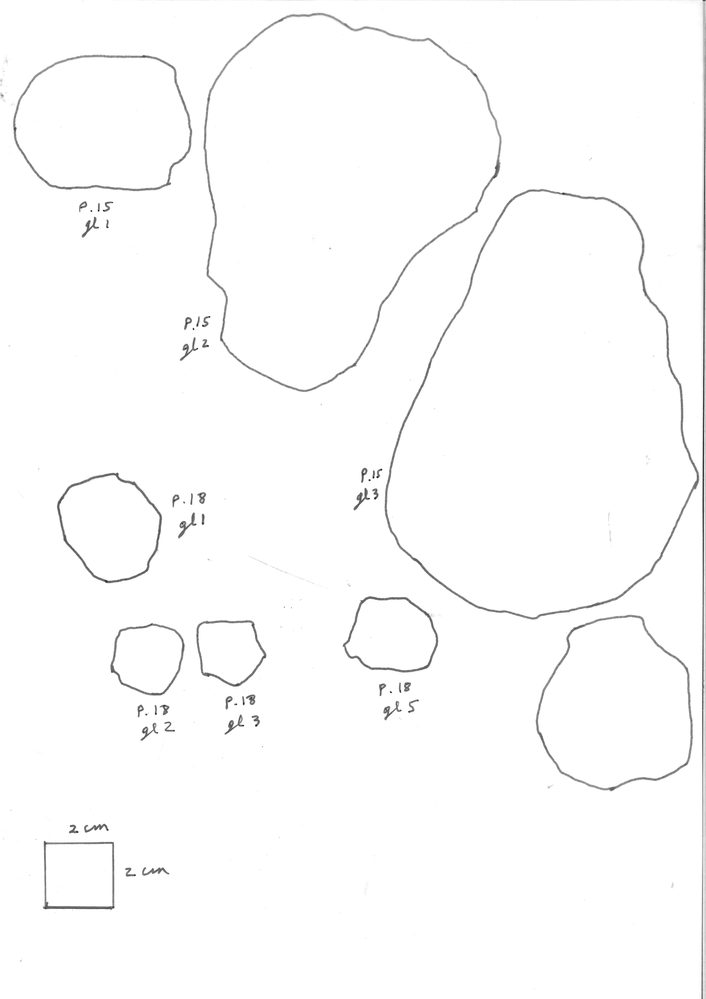
#> input picture testImages/Planimeter.png, 706 x 999 px, shrunk from 4961 x 7016 before the run, found by its file name
$ python labelisation.py
#> lines starting #> are read from the running program, lines starting #| are printed output that depends on the picture; after the words box and inside, x2 and y2 are one past the last pixel; in counts of white or black regions, pixels touching at a corner belong together
import cv2 as cv
import numpy as np
import matplotlib.pyplot as plt
import math
import copy
import time

def pixel_neighborhood(image,mask_dimension,actual_pixel_x,actual_pixel_y):
    actual_pixel = image[actual_pixel_x][actual_pixel_y]
    new_matrix = [[None for i in range(mask_dimension)]
                    for j in range(mask_dimension)]

    matrix_index = int((mask_dimension-1)/2)
    line = 2*matrix_index
    column = 0
    for i in range(-matrix_index,2*matrix_index,1):
        for j in reversed(range(-matrix_index,2*matrix_index,1)):
            try:
                if actual_pixel_x+i < 0 or actual_pixel_y+j < 0:
                    pass
                else:
                    new_matrix[line][column] = image[actual_pixel_x+i][actual_pixel_y+j]
                    line-=1
                    if line < 0 :
                        line = 2*matrix_index
            except Exception as e:
                new_matrix[line][column] = None
        column += 1
        if  column > 2*matrix_index:
            column = 0

    return new_matrix

def erosion_image(binarized_image):
    eros_image = np.copy(binarized_image)
    option = 'cross'
    for (i,row) in enumerate(binarized_image):
        for (j,pixel) in enumerate(row):
            if pixel == 0:
                try:
                    neighborhood_matrix = pixel_neighborhood(binarized_image, 3, i, j)
                    if option == 'cross':
                        neighborhood_matrix[0][0] = None
                        neighborhood_matrix[0][2] = None
                        neighborhood_matrix[2][0] = None
                        neighborhood_matrix[2][2] = None

                    values = neighborhood_matrix[0] + neighborhood_matrix[1] + neighborhood_matrix[2]
                    if all(((element == 0) or (element == None) for element in values)):
                        pass
                    else:
                        eros_image[i][j] = 255
                except Exception as e :
                    input(e)
    return eros_image

#image = cv.imread("Exercices\\testImages\\Planimeter.png")
image = cv.imread('C:/Users/yassi/Documents/GitHub/TraitementImage/testImages/Planimeter.png')
#> image is the input picture: shape (999, 706, 3); min 10, max 255, mean 252.2
#image = cv.imread('C:/Users/yassi/Documents/GitHub/TraitementImage/testImages/ExemenImg.png')
scale_percent = 10
width = int(image.shape[1] * scale_percent / 100)
#> width = 70
height = int(image.shape[0] * scale_percent / 100)
#> height = 99
dsize = (width, height)
#> dsize = (70, 99)
output = cv.resize(image, dsize)
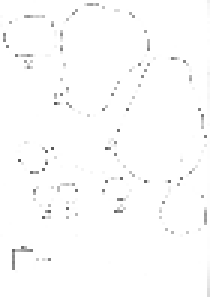
#> output: shape (99, 70, 3) (shown 3 times larger); min 88, max 255, mean 252.4

grayed_image = cv.cvtColor(output, cv.COLOR_BGR2GRAY)

ret, binarized_image = cv.threshold(grayed_image, 180, 255,
                                   cv.THRESH_BINARY)
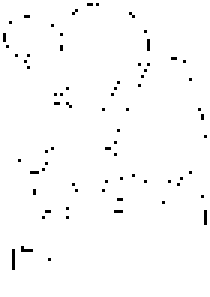
#> binarized_image: shape (99, 70) (shown 3 times larger); 98.4% white; black in thin lines or dots, all inside (x1, y1, x2, y2) = (1, 1, 69, 90)

cv.imshow("binarized_image",binarized_image)

# Création d'une matrice qui va contenir tous les labels
rows_length = binarized_image.shape[0]
#> rows_length = 99
columns_length = binarized_image.shape[1]
#> columns_length = 70

l = [ [ None for i in range(columns_length) ] for j in range(rows_length) ]

labelized_image= np.array([np.array(xi) for xi in l])

# Creating kernel
kernel = np.ones((3, 3), np.uint8)


square_ref_image = output[int(rows_length/1.19):,:int(columns_length/4)]
cv.imshow("square_ref_image", square_ref_image)
cv.waitKey(0)
square_ref_image_binarized = binarized_image[int(rows_length/1.19):,:int(columns_length/4)]
cv.imshow("square_ref_image_binarized", square_ref_image_binarized)
cv.waitKey(0)

pixel_counter = 0
pixel_counter_tmp = 0
# On determine longueur du côté du carré
for (i,row) in enumerate(square_ref_image_binarized):
    for (j,pixel) in enumerate(row):
        if pixel == 0:
            pixel_counter_tmp += 1
    if pixel_counter_tmp > pixel_counter :
        pixel_counter = pixel_counter_tmp
        kept_row_index = i
    pixel_counter_tmp = 0
#> this loop made 16 passes
#> (pixel_counter, kept_row_index) on pass 1: (5, 0)
#> after the loop, kept_row_index = 0; pixel_counter = 5


print("Un côté de 2 cm vaut : ",pixel_counter,"pixels")
#| Un côté de 2 cm vaut :  5 pixels
pixel_cote = 2/pixel_counter
#> pixel_cote = 0.4


# On labelise les objets
same_labels = []
objects_counter = 0

for (i,row) in enumerate(binarized_image):
    for(j,pixel) in enumerate(row):
        if pixel == 0 :
            # Check voisinage
            neighborhood_labelized_matrix = pixel_neighborhood(labelized_image,3,i,j)
            neighborhood_labelized_matrix = neighborhood_labelized_matrix[:-1] # On enlève la dernière ligne
            neighborhood_labelized_matrix[0][0] = None # Haut gauche
            neighborhood_labelized_matrix[0][2] = None # Haut droite
            neighborhood_labelized_matrix[1][1] = None # Milieu
            neighborhood_labelized_matrix[1][2] = None # Droit

            neighborhood_values = []
            for r in neighborhood_labelized_matrix :
                neighborhood_values += r

            # On supprime les None
            neighborhood_values = [ i for i in neighborhood_values if i!=None ]

            if len(neighborhood_values) > 0:
                neighborhood_values = list(set(neighborhood_values))

                labelized_image[i][j] = min(neighborhood_values)

                # On fait le lien entre les labels dans la liste, puisqu'ils sont équivalents
                found_sublist = False
                for val in neighborhood_values:
                    for (k,subList) in enumerate(same_labels):
                        if val in subList:
                            found_sublist = True
                            same_labels[k] = list(set(same_labels[k] + neighborhood_values))
                            for (l,subList) in enumerate(same_labels):
                                if l != k and any(i in same_labels[k] for i in subList) :
                                    same_labels[k] = list(set(same_labels[k] + same_labels[l]))
                                    same_labels[l].clear()
                            break
                    else:
                        continue
                    break

            else:
                objects_counter += 1
                labelized_image[i][j] = objects_counter
                same_labels.append([objects_counter])
#> this loop made 99 passes
#> after the loop, found_sublist = True; objects_counter = 75; same_labels = 75 items, first 6: [1], [2], [3], [4], [5], [6]

class Label:
    def __init__(self,label):
        self.label = label
        self.from_row = None
        self.from_column = None
        self.to_row = None
        self.to_column = None
        self.pixels_count_inside = 0
        self.color = None


indices_labels  = [] # Va contenir les labels minium de chaque liste de labels communs
#> indices_labels = []
labels = [] # Va contenir les classes Label qui contiendront les cadres de délimitations
colors = [] # Va contenir des couleurs aléatoires attribuées à chaque objet

for (i,row) in enumerate(labelized_image):
    for(j,label) in enumerate(row):
        if label != None:
            for same_label in same_labels:
                if len(same_label) > 0 :
                    if label in same_label:
                        labelized_image[i][j] = min(same_label)

for same_label in same_labels:
    if len(same_label) > 0 :
        kept_min_label = min(same_label)
        new_label = Label(kept_min_label)
        labels.append(new_label)
        indices_labels.append(kept_min_label)
        color1 = (list(np.random.choice(range(256), size=3)))
        color =[int(color1[0]), int(color1[1]), int(color1[2])]
        colors.append(color)
        new_label.color = color
#> this loop made 75 passes
#> (same_label, new_label.color) on passes 1 to 12: ([1], [172, 47, 117]), ([2], [192, 67, 251]), ([3], [195, 103, 9]), ([4], [211, 21, 242]), ([5], [36, 87, 70]), ([6], [216, 88, 140]), ([7], [58, 193, 230]), ([8], [39, 87, 174]), ([9], [88, 81, 165]), ([10], [25, 77, 72]), ([11], [9, 148, 115]), ([12], [208, 243, 197])
#> new_label.color on passes 61 to 66: [43, 104, 11], [2, 51, 80], [32, 182, 128], [38, 19, 174], [42, 115, 184], [188, 232, 77]

for (i,row) in enumerate(labelized_image):
    for(j,label) in enumerate(row):
        if label != None:
            count = np.count_nonzero(labelized_image == label)
            ok = indices_labels.index(label)
            color = colors[indices_labels.index(label)]
            output[i][j] = color
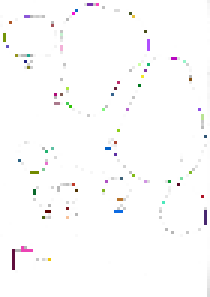
#> output: shape (99, 70, 3) (shown 3 times larger); 1.56% of pixels changed, all inside (x1, y1, x2, y2) = (1, 1, 69, 90)

cv.imshow("Image", output)
cv.waitKey(0)

for (i,row) in enumerate(labelized_image):
    for(j,label) in enumerate(row):
        if label != None:
            index = indices_labels.index(label)
            if labels[index].from_row == None or i < labels[index].from_row  :
                labels[index].from_row = i

            elif labels[index].to_row == None or i > labels[index].to_row :
                labels[index].to_row = i

            if labels[index].from_column == None or j < labels[index].from_column:
                labels[index].from_column = j
            elif labels[index].to_column == None or j > labels[index].to_column :
                labels[index].to_column = j

kept_labels = []

# Calcul des surfaces en croppant ( carré, on ne suit pas exactement la forme)
start = time.time()
for (i,label) in enumerate(labels):
    if None not in [label.from_row,label.to_row,label.from_column,label.to_column] :
        if label.to_row-label.from_row > 40 and label.to_column-label.from_column > 40:
            height = label.to_row-label.from_row
            width = label.to_column-label.from_column
            labels[i].pixels_count_inside = width * height
            surface = (width * height) * (pixel_cote * pixel_cote)
            image_label = output[label.from_row:label.to_row,label.from_column:label.to_column]
            cv.imshow("Label : "+ str(surface)+" cm^2", image_label)
            cv.waitKey(0)
    else:
        labels[i] = None
#> this loop made 75 passes

cv.imshow("Image", output)
cv.waitKey(0)
end = time.time()
elapsed = end - start
print(f'Temps d\'exécution : {elapsed:.2}ms')

$ run again, with testImages/Sudoko.PNG copied over testImages/Planimeter.png
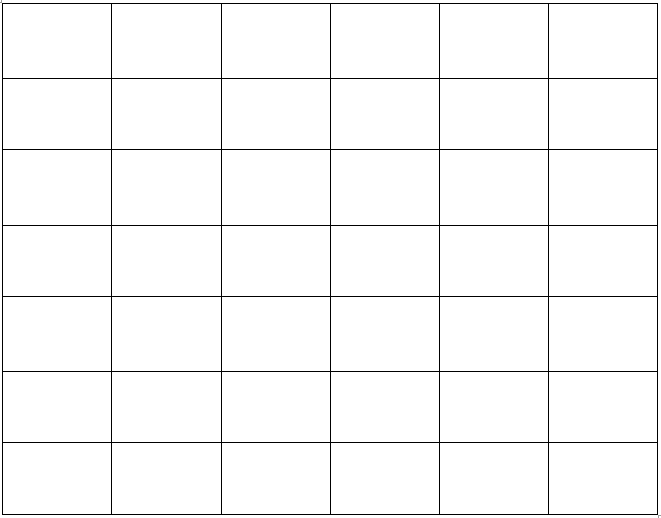
#> input picture testImages/Sudoko.PNG, 661 x 518 px, found by its file name
#> image is the input picture: shape (518, 661, 3); min 0, max 255, mean 248.5
#> `ret, binarized_image = cv.threshold(grayed_image, 180, 255, cv.THRESH_..`:
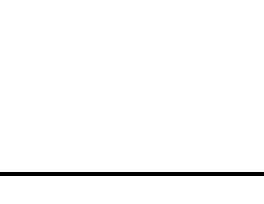
#> binarized_image: shape (51, 66) (shown 4 times larger); 98% white; black in thin lines or dots, all inside (x1, y1, x2, y2) = (0, 43, 66, 44)
#> the loop `for (i,row) in enumerate(square_ref_image_binarized):` made 9 passes
#> (row, pixel_counter, kept_row_index) on pass 2: ([0, 0, 0, 0, 0, 0, 0, 0, 0, 0, 0, 0, 0, 0, 0, 0], 16, 1)
#> after the loop `for (i,row) in enumerate(square_ref_image_binarized):`: kept_row_index = 1; pixel_counter = 16
#| Un côté de 2 cm vaut :  16 pixels
#> pixel_cote = 0.125
#> the loop `for (i,row) in enumerate(binarized_image):` made 51 passes
#> after the loop `for (i,row) in enumerate(binarized_image):`: found_sublist = True; objects_counter = 2; same_labels = [[1], [2]]
#> `indices_labels  = []`: indices_labels = []
#> the loop `for (i,row) in enumerate(labelized_image):` made 51 passes
#> the loop `for same_label in same_labels:` made 2 passes
#> (same_label, kept_min_label, new_label.color) on passes 1 to 2: ([1], 1, [172, 47, 117]), ([2], 2, [192, 67, 251])
#> after the loop `for same_label in same_labels:`: colors = [[172, 47, 117], [192, 67, 251]]; indices_labels = [1, 2]; labels = 2 items
#> after the loop `for (i,row) in enumerate(labelized_image):`:
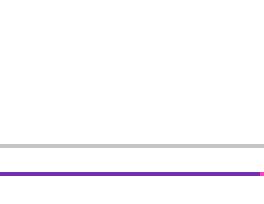
#> output: shape (51, 66, 3) (shown 4 times larger); mean B, G, R 252.2, 249.8, 251.2
#> the loop `for (i,label) in enumerate(labels):` made 2 passes

$ run again, with testImages/SudokuGridEmpty.png copied over testImages/Planimeter.png
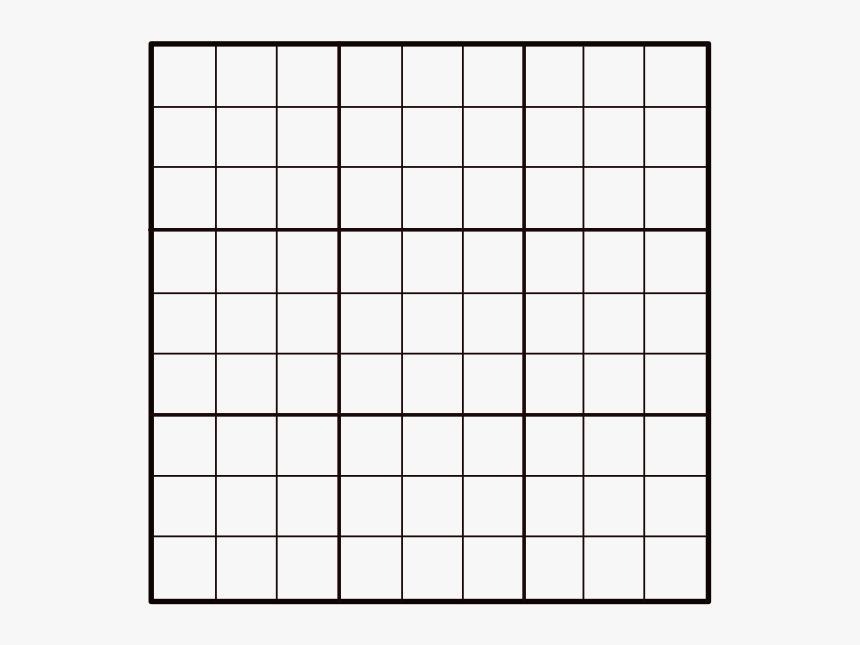
#> input picture testImages/SudokuGridEmpty.png, 860 x 645 px, found by its file name
#> image is the input picture: shape (645, 860, 3); mean B, G, R 233.3, 233.3, 234.2
#> `ret, binarized_image = cv.threshold(grayed_image, 180, 255, cv.THRESH_..`:
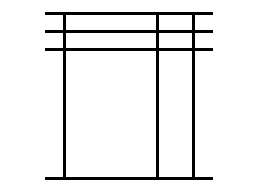
#> binarized_image: shape (64, 86) (shown 3 times larger); 93.1% white; black in thin lines or dots, all inside (x1, y1, x2, y2) = (15, 4, 71, 60)
#> the loop `for (i,row) in enumerate(square_ref_image_binarized):` made 11 passes
#> (pixel_counter, kept_row_index) on pass 7: (6, 6)
#> after the loop `for (i,row) in enumerate(square_ref_image_binarized):`: kept_row_index = 6
#| Un côté de 2 cm vaut :  6 pixels
#> pixel_cote = 0.333
#> the loop `for (i,row) in enumerate(binarized_image):` made 64 passes
#> the loop `for (i,row) in enumerate(labelized_image):` made 64 passes
#> the loop `for same_label in same_labels:` made 4 passes
#> same_label on passes 1 to 4: [1, 2, 3, 4], [], [], []
#> the loop `for (i,label) in enumerate(labels):` made 1 pass
#> pass 1, `image_label = output[label.from_row:label.to_row,label.from_column:lab..`:
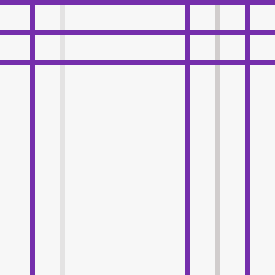
#> image_label: shape (55, 55, 3) (shown 5 times larger); mean B, G, R 238, 224.7, 232.2
